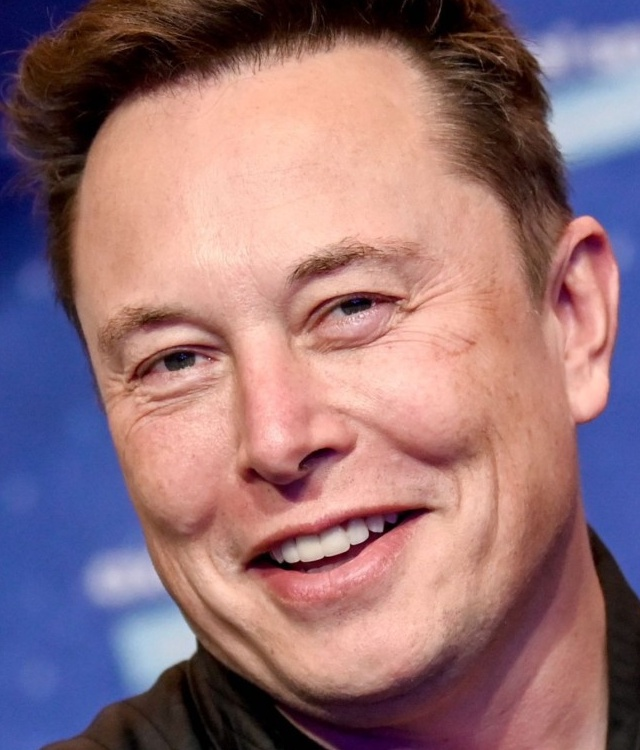
#> input picture python_engine/examples/musk_head.jpg, 640 x 750 px
$ python generate_test_camera_feed.py
#> lines starting #> are read from the running program, lines starting #| are printed output that depends on the picture; after the words box and inside, x2 and y2 are one past the last pixel; in counts of white or black regions, pixels touching at a corner belong together
#> in main, face_img is the input picture: shape (750, 640, 3); mean B, G, R 119.2, 113.3, 148.4
"""Generate test_camera_feed.mp4 for camera testing and verification.

Generates a realistic camera stream sequence with genuine face frames:
1. Seconds 0-3: Empty scene (no face) -> "No face detected"
2. Seconds 3-6: Face off-center (left) -> "Center your face in the frame"
3. Seconds 6-9: Face far away (small) -> "Move closer to the camera"
4. Seconds 9-13: Face well-framed & centered -> "Face detected, good framing"
5. Seconds 13-15: Face too close (large) -> "Move back slightly"
"""
import math
from pathlib import Path
import cv2
import numpy as np

def create_office_background(width=640, height=480):
    """Create a soft office/interior room background gradient."""
#> called with width = 640, height = 480
    bg = np.zeros((height, width, 3), dtype=np.uint8)
    for y in range(height):
        val = int(180 + 35 * (y / height))
        bg[y, :] = (val - 15, val, val - 10)
    # Add subtle shelf/wall lines
    cv2.line(bg, (0, 320), (width, 320), (140, 150, 140), 2)
    cv2.rectangle(bg, (40, 100), (160, 260), (160, 170, 165), -1)
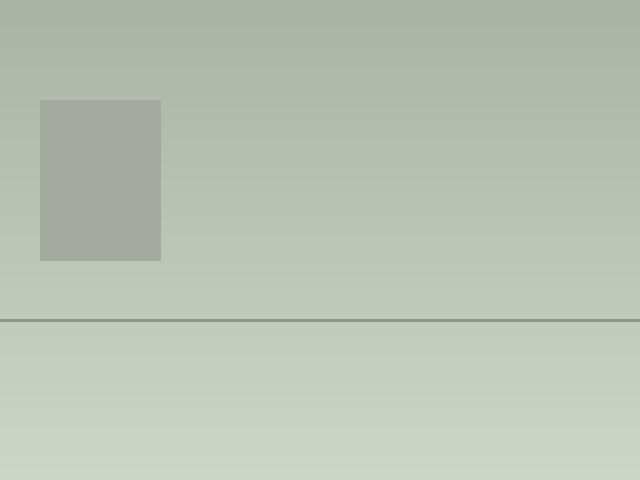
#> bg: shape (480, 640, 3); mean of channels 0, 1, 2 180.6, 195.2, 185.5; drawn as B, G, R
    cv2.rectangle(bg, (40, 100), (160, 260), (120, 130, 125), 2)
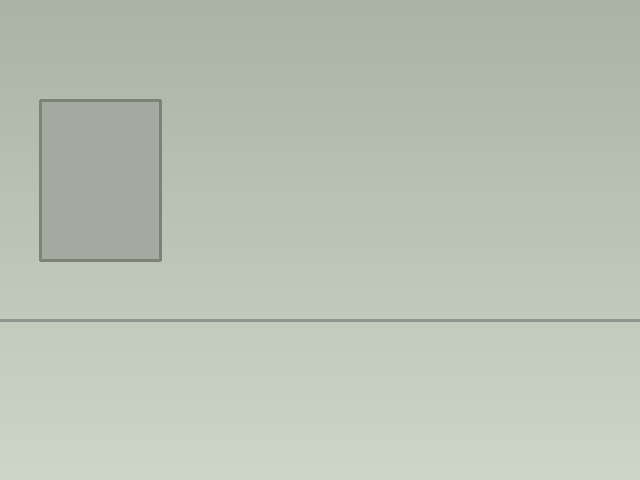
#> bg: shape (480, 640, 3); 0.55% of pixels changed, all inside (x1, y1, x2, y2) = (39, 99, 162, 262); drawn as B, G, R
    return bg

def overlay_face(bg, face_img, center_x, center_y, target_face_w):
    """Scale and blend face image into background at (center_x, center_y)."""
    h_bg, w_bg = bg.shape[:2]
    fh, fw = face_img.shape[:2]
    scale = target_face_w / float(fw)
    target_face_h = int(fh * scale)

    resized_face = cv2.resize(face_img, (target_face_w, target_face_h), interpolation=cv2.INTER_AREA)

    x1 = int(center_x - target_face_w / 2)
    y1 = int(center_y - target_face_h / 2)
    x2 = x1 + target_face_w
    y2 = y1 + target_face_h

    # Clip coordinates to background
    src_x1 = max(0, -x1)
    src_y1 = max(0, -y1)
    src_x2 = target_face_w - max(0, x2 - w_bg)
    src_y2 = target_face_h - max(0, y2 - h_bg)

    dst_x1 = max(0, x1)
    dst_y1 = max(0, y1)
    dst_x2 = min(w_bg, x2)
    dst_y2 = min(h_bg, y2)

    frame = bg.copy()
    if dst_x2 > dst_x1 and dst_y2 > dst_y1:
        face_crop = resized_face[src_y1:src_y2, src_x1:src_x2]
        frame[dst_y1:dst_y2, dst_x1:dst_x2] = face_crop

    return frame

def main():
    root = Path(__file__).resolve().parent.parent
    head_path = root / "examples" / "musk_head.jpg"
    if not head_path.exists():
        raw_path = root / "examples" / "musk_resize.jpeg"
        raw_img = cv2.imread(str(raw_path))
        crop = raw_img[150:900, 380:1020]
        cv2.imwrite(str(head_path), crop)

    face_img = cv2.imread(str(head_path))
    output_path = root / "examples" / "test_camera_feed.mp4"
    output_path.parent.mkdir(parents=True, exist_ok=True)

    w, h = 640, 480
    fps = 10
    total_frames = 150 # 15 seconds

    fourcc = cv2.VideoWriter_fourcc(*"mp4v")
    out = cv2.VideoWriter(str(output_path), fourcc, fps, (w, h))

    bg = create_office_background(w, h)

    print(f"Generating test feed to {output_path} ({total_frames} frames @ {fps}fps)...")

    for idx in range(total_frames):
        # 0s to 3s (frames 0..29): No face
        if idx < 30:
            frame = bg.copy()

        # 3s to 6s (frames 30..59): Face off-center left (center_x = 130)
        elif idx < 60:
            cx = 130
            cy = 240
            target_w = 220
            frame = overlay_face(bg, face_img, cx, cy, target_w)

        # 6s to 9s (frames 60..89): Face too far (small face, target_w = 85)
        elif idx < 90:
            cx = 320
            cy = 240
            target_w = 85
            frame = overlay_face(bg, face_img, cx, cy, target_w)

        # 9s to 13s (frames 90..129): Face good framing (centered, target_w = 260)
        elif idx < 130:
            cx = 320
            cy = 240
            target_w = 260
            frame = overlay_face(bg, face_img, cx, cy, target_w)

        # 13s to 15s (frames 130..149): Face too close (large face, target_w = 390)
        else:
            cx = 320
            cy = 240
            target_w = 390
            frame = overlay_face(bg, face_img, cx, cy, target_w)

        out.write(frame)
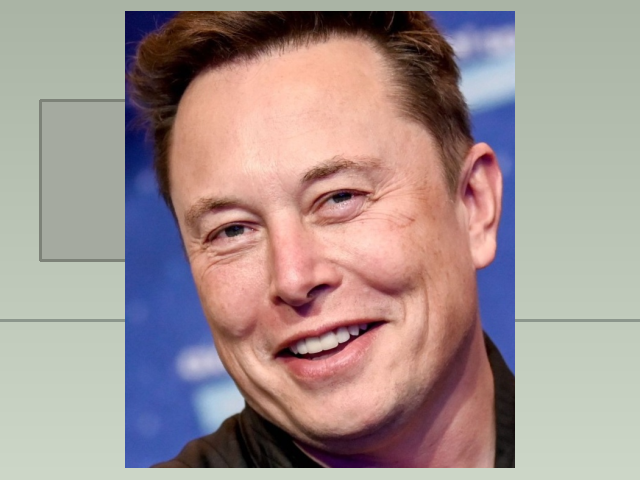
#> frame: shape (480, 640, 3); mean of channels 0, 1, 2 144.5, 147.2, 163.5; drawn as B, G, R

    out.release()
#> (the run stopped early here; a loop or call above may not have finished)

$ run again, with python_engine/examples/yann-lecun_resize.jpg copied over python_engine/examples/musk_head.jpg
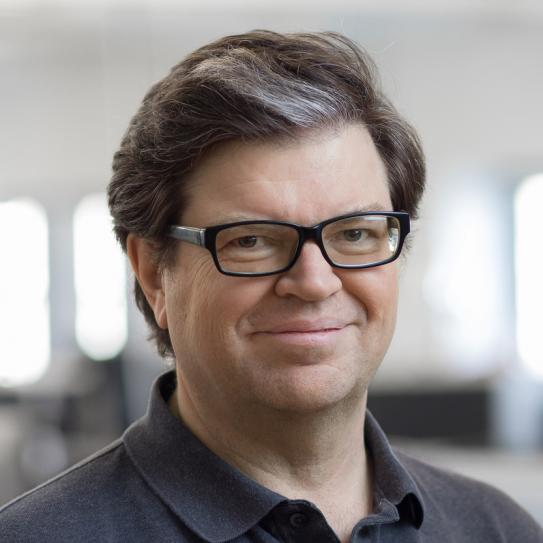
#> input picture python_engine/examples/yann-lecun_resize.jpg, 543 x 543 px
#> in main, face_img is the input picture: shape (543, 543, 3); mean B, G, R 138.3, 140.4, 147.6
#> after the loop in main, `for idx in range(total_frames):`:
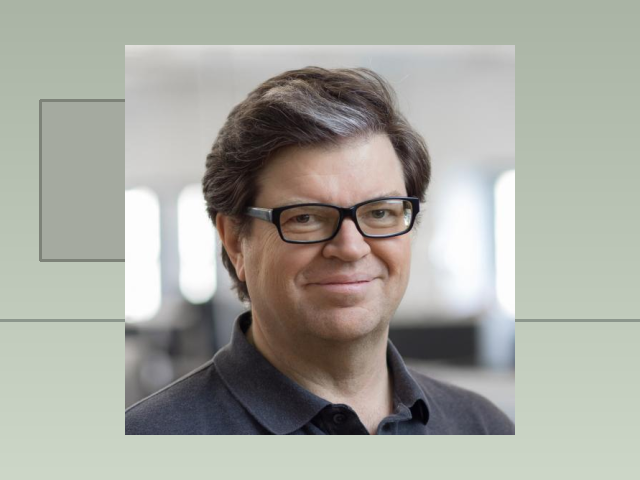
#> frame: shape (480, 640, 3); mean of channels 0, 1, 2 159.3, 167.7, 166.4; drawn as B, G, R
